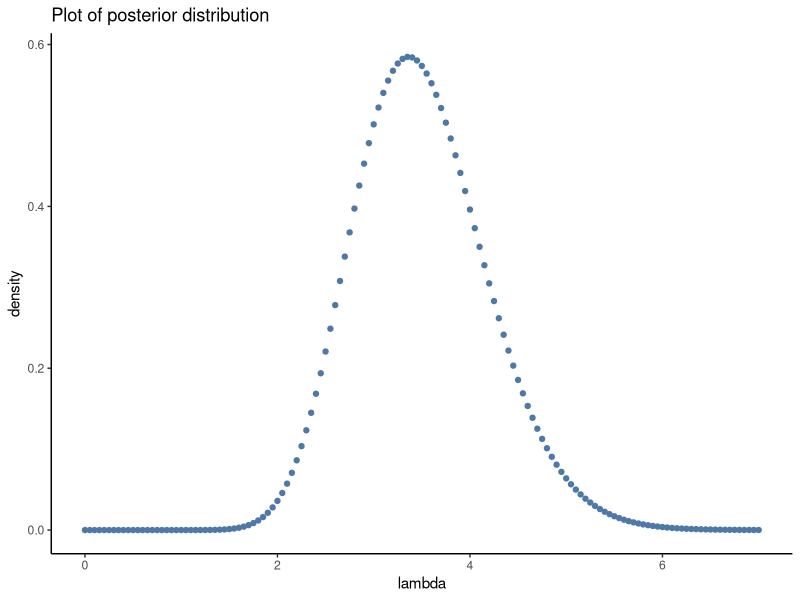

Recreate this plot in R.
# exercise 3
library(ggplot2)

#(a)
y <- c(0,2,5,5,7,1,4)
sigma <- 5

#the expression of posterior distribution unnormalized
posterior <- function(lambda,sigma,y){
  s <- sum(y)
  n <- length(y)
  res <- lambda^(s)*exp(-n*lambda-(lambda^2)/(2*sigma^2))
  return(res)
}

lambda_grid <- seq(0,7,by=0.05)

unnormalized <- posterior(lambda_grid,sigma,y)
normalized <- unnormalized/sum(unnormalized*0.05)

#plot(x=lambda_grid,y=normalized,type = "p")
df <- data.frame(lambda=lambda_grid,density=normalized)
ggplot(data=df,mapping = aes(x=lambda,y=density))+
  geom_point(color="#4E79A7")+
  labs(title = "Plot of posterior distribution ")+
  theme_classic()

#(b)
mode_index <- which.max(normalized)
mode <- lambda_grid[mode_index]
cat("The approximate posterior mode of lambda is",mode,"\n")



